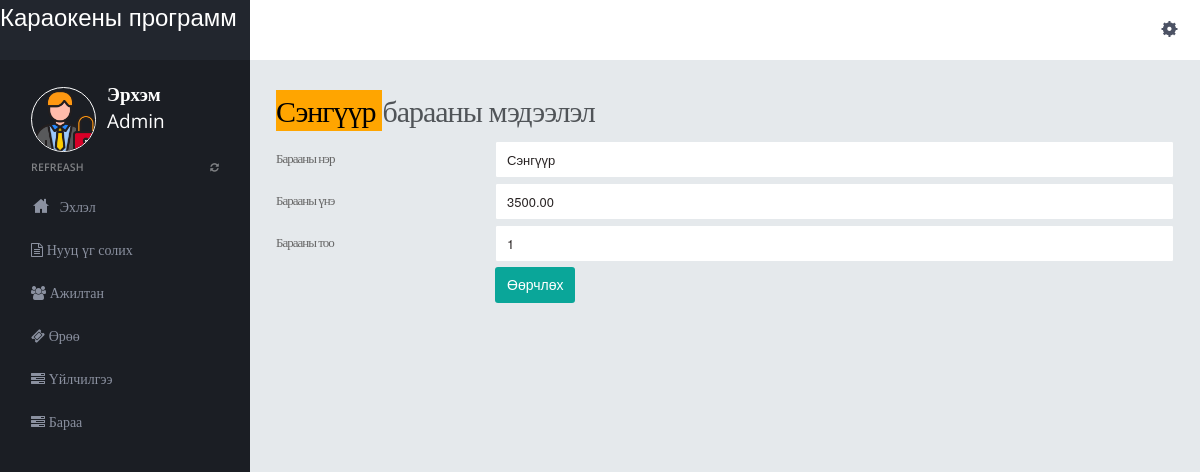
/admin/edit-product.php?id=2, run on the app's committed database.
### tables this page shows
CREATE TABLE `products` (
  `ProductID` int(11) NOT NULL,
  `Name` varchar(255) DEFAULT NULL,
  `Price` decimal(10,2) DEFAULT NULL,
  `Quantity` int(11) DEFAULT NULL
);

### admin/edit-product.php (the view, shortened to what this page needs)
<?php
include("dbconnection.php");
?>
<!DOCTYPE html>
<html>
<head>
<link href="../assets/plugins/pace/pace-theme-flash.css" rel="stylesheet" type="text/css" media="screen"/>
<link href="../assets/plugins/boostrapv3/css/bootstrap.min.css" rel="stylesheet" type="text/css"/>
<link href="../assets/plugins/boostrapv3/css/bootstrap-theme.min.css" rel="stylesheet" type="text/css"/>
<link href="../assets/plugins/font-awesome/css/font-awesome.css" rel="stylesheet" type="text/css"/>
<link href="../assets/css/animate.min.css" rel="stylesheet" type="text/css"/>
<link href="../assets/plugins/jquery-scrollbar/jquery.scrollbar.css" rel="stylesheet" type="text/css"/>
<link href="../assets/css/style.css" rel="stylesheet" type="text/css"/>
<link href="../assets/css/responsive.css" rel="stylesheet" type="text/css"/>
<link href="../assets/css/custom-icon-set.css" rel="stylesheet" type="text/css"/>
</head>
<body class="">
<?php include("header.php");?>
<div class="page-container row">
      <?php include("leftbar.php");?>
    </div>
  </div>
    <div class="page-content">
            <div class="content">
		<div class="page-title">
          <?php $rt=mysqli_query($con,"select * from products where ProductID='".$_GET['id']."'");
			  while($rw=mysqli_fetch_array($rt))
			  {?>
			<h2><span style="color: black; background:orange;">
      <?php echo htmlspecialchars($rw['Name']);?>
      </span>  барааны мэдээлэл</h2>
                        <form name="muser" method="post" action="" enctype="multipart/form-data">
                     <table width="100%" border="0">
  <tr>
    <td height="42">Барааны нэр</td>
    <td><input type="text" name="name" id="altemail" value="<?php echo htmlspecialchars($rw['Name']);?>" class="form-control"></td>
  </tr>
  <tr>
    <td height="42">Барааны үнэ</td>
    <td><input type="text" name="price" id="altemail" value="<?php echo htmlspecialchars($rw['Price']);?>" class="form-control"></td>
  </tr>
  <tr>
    <td height="42">Барааны тоо</td>
    <td><input type="text" name="quantity" id="altemail" value="<?php echo htmlspecialchars($rw['Quantity']);?>" class="form-control"></td>
  </tr>
  <tr>
    <td>&nbsp;</td>
    <td height="42">
                          <button type="submit" name="update" class="btn btn-primary">Өөрчлөх</button></td>
  </tr>
  <tr>
    <td>&nbsp;</td>
    <td>&nbsp;</td>
  </tr>
</table>
<?php } ?>
</form>
</div>
  </div>
  </div>
</div>
</body>
</html>

### assets/css/responsive.css (style rules this page uses)
@media (min-width: 980px) { .page-content { margin-left: 250px; min-height: 100%; } }

### data on the page
products: Name "Сэнгүүр", name "Сэнгүүр", price "3500.00", quantity "1"
